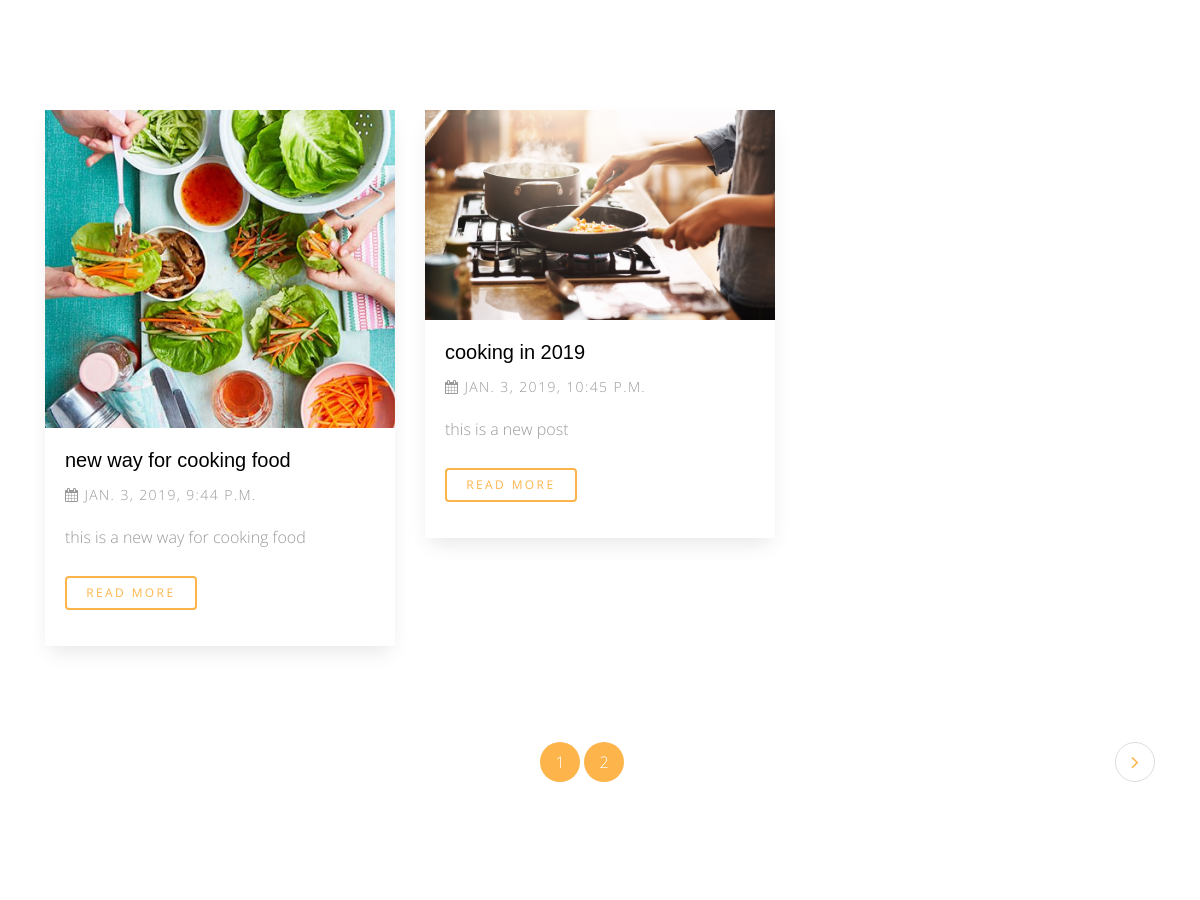
/blog/ (middle part), run on an earlier commit of the app's database.
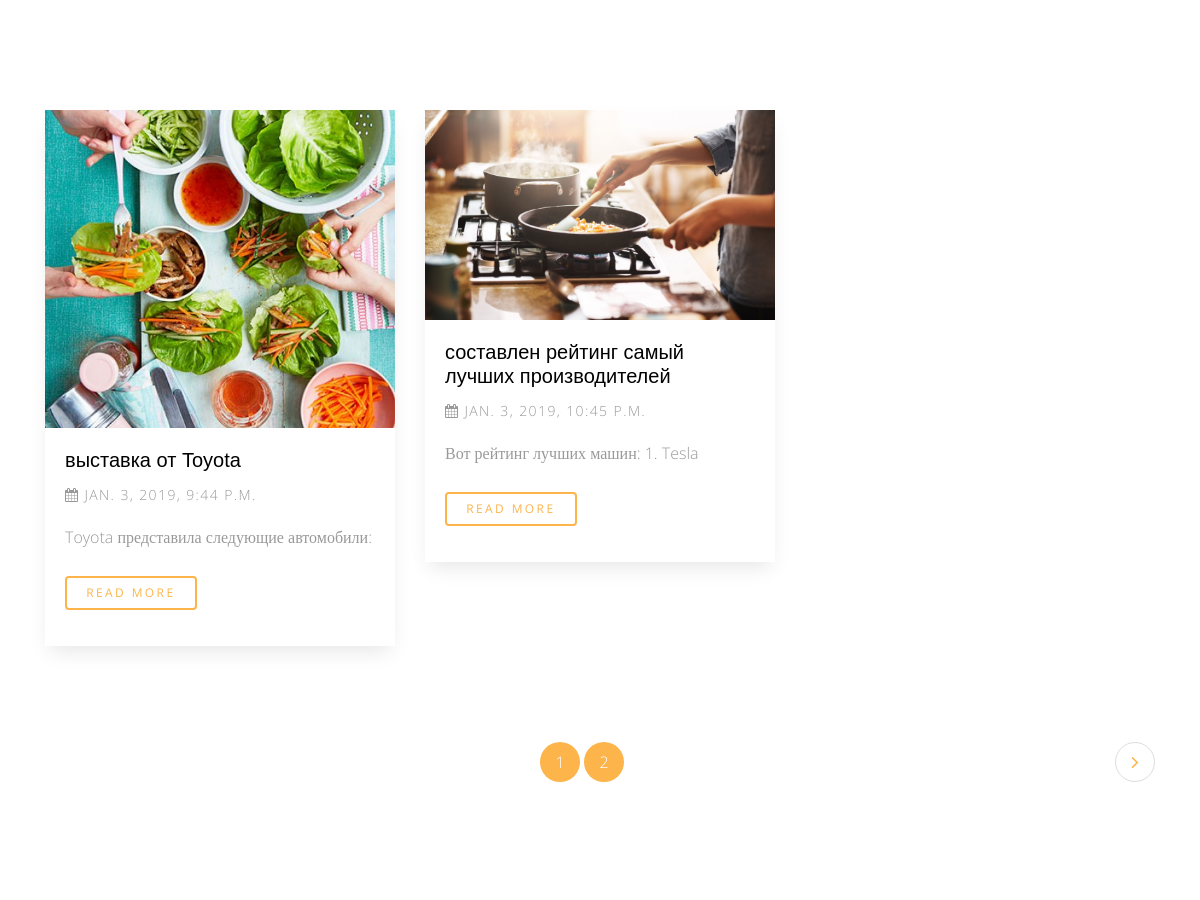
And on a later commit of the database.
### blog/models.py (models this page shows)
class Post(models.Model):
    title = models.CharField(max_length=50)
    content = models.TextField()
    author = models.ForeignKey(User , on_delete=models.CASCADE)
    image = models.ImageField(upload_to='blog/'  , blank=True, null=True)
    category = models.ForeignKey('Category'  ,null=True, on_delete=models.SET_NULL)
    created  = models.DateTimeField(default=timezone.now)
    tags = TaggableManager(blank=True)
    class Meta:
        verbose_name = ' post'
        verbose_name_plural = 'posts'
    def __str__(self):
        return self.title

### blog/views.py (the view)
# urls.py: path('',views.post_list , name='post_list' ),
def post_list(request):
    post_list = Post.objects.all()
    search_query = request.GET.get('q')
    if search_query :
        post_list = post_list.filter(
            Q(title__icontains = search_query)|
            Q(content__icontains= search_query) |
            Q(tags__name__icontains= search_query)
        ).distinct()
    paginator = Paginator(post_list, 2) # Show 25 posts per page
    page = request.GET.get('page')
    post_list = paginator.get_page(page)
    context = {
        'post_list' : post_list ,
    }
    return render(request , 'Post/post_list.html' , context)

### blog/templates/Post/post_list.html (shortened to what this page needs)
{% extends 'base.html' %}
{% load static %}
{% block body %}
      <div class="main-wrap">
       <div class="section">
          <div class="container">
            <div class="row mb-5">
             {% for post in post_list %}
                <div class="col-md-4">
                    <div class="media d-block media-bg-white mb-5" data-aos="fade-up"  data-aos-delay="400">
                    <figure>
                        <a href="blog-single.html"><img src="{{post.image.url}}" alt="Image placeholder" class="img-fluid"></a>
                    </figure>
                    <div class="media-body">
                        <h3><a href="{% url 'blog:post_detail' post.id %}">{{post}}</a></h3>
                        <p class="post-meta"><span><span class="fa fa-calendar"></span> {{post.created}}</span></p>
                        <p class="mb-4">{{post.content|truncatewords:20}}</p>
                        <p><a href="{% url 'blog:post_detail' post.id %}" class="btn btn-primary btn-outline-primary btn-sm">Read More</a></p>
                    </div>
                    </div>
                </div>
             {% endfor %}
            </div>
            <div class="row">
              {% if post_list.has_other_pages %}
                <div class="col-md-12">
                  <ul class="pagination custom-pagination">
                    {% for pages in post_list.paginator.page_range %}
                      {% if post_list.number == pages %}
                        <li class="page-item active"><a class="page-linkx href="#">{{pages}}</a></li>
                      {% else %}
                        <li class="page-item active"><a class="page-linkx" href="?page={{pages}}">{{pages}}</a></li>
                      {% endif %}
                    {% endfor %}
                    {% if post_list.has_next %}
                      <li class="page-item next"><a class="page-link" href="?page={{post_list.next_page_number}}"><i class="fa fa-angle-right"></i></a></li>
                    {% else %}
                      <li class="disabled"></li>
                    {% endif %}
                  </ul>
                </div>
              {% endif %}
            </div>
        </div>
      </div>
      {% endblock body %}

What changed in the data, as far as the page shows it:
changed Post: title "new way for cooking food" → "выставка от Toyota"; content "this is a new way for cooking food" → "Toyota представила следующие автомобили:"
changed Post: title "cooking in 2019" → "составлен рейтинг самый лучших производителей"; content "this is a new post" → "Вот рейтинг лучших машин: 1. Tesla"
